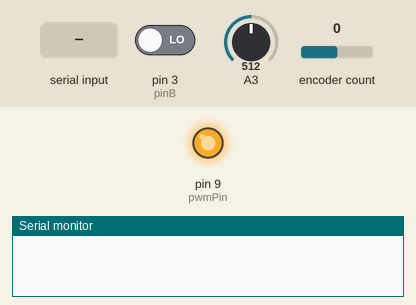
A sketch run on a simulated Arduino Uno, built with avr-gcc and run on an emulated ATmega328P. Shown: output pins drawn as LEDs (lit = HIGH), the last lines printed to the serial monitor. The inputs (shaded band) are chosen by the test bench; at power-on: pin 3 (pinB) LOW, A3 = 512, encoder count 0.

Above: at 1.2 s.
1.3 s: "90,45\n" received over the second serial link
At 1.6 s:
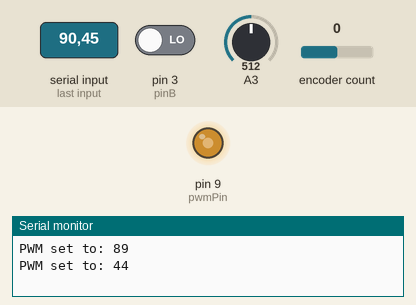
2.8 s: "5\n" received over the second serial link
At 3.9 s:
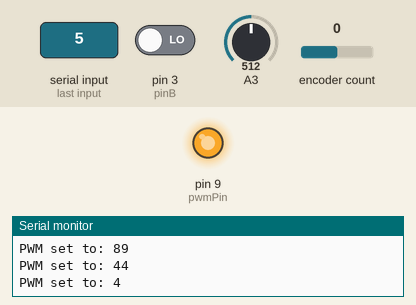
4.3 s: "90\n" received over the second serial link
At 5.4 s:
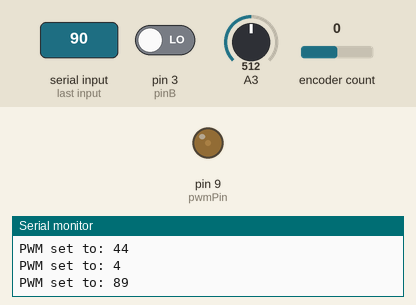
Timing chart, 0 to 7.3 s (numbered marks = the images above; inputs shaded):
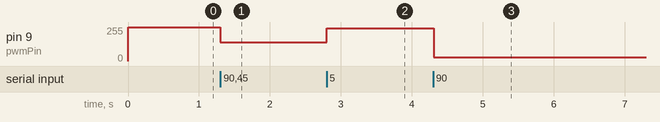

The sketch:

Full_PWM.ino
```cpp
#include <SoftwareSerial.h>
#include <Encoder.h>

// Definir los pines RX y TX para el módulo Bluetooth HC-05
const int bluetoothTx = 4;  // Pin TX del módulo Bluetooth conectado al pin RX de Arduino
const int bluetoothRx = 5;  // Pin RX del módulo Bluetooth conectado al pin TX de Arduino

SoftwareSerial BTSerial(bluetoothTx, bluetoothRx);

// Pines del encoder
const int pinA = 2;
const int pinB = 3;
const int pulsesPerRevolution = 2000;  // Número de huecos del encoder (Pulsos por Revolución)

// Variables para el cálculo de la velocidad
volatile long pulseCount = 0;
unsigned long previousMillis = 0;
const long interval = 1000; // Intervalo de tiempo para el cálculo de la velocidad (ms)

Encoder myEncoder(pinA, pinB);

// Pines y variables del PWM y sensor de corriente
const int pwmPin = 9;
int pwm_octo = 100;
int receivednum = 0;
const int offs = 2540;
const float sf = 1000/185.0;

float V;
float Vr;
int curr;
int RPM;
int volt;

// Para enviar datos a la aplicación
unsigned long previousDataMillis = 0;
const long dataInterval = 500;  // Intervalo de tiempo para leer y enviar datos analógicos (500 ms)
String volt_curr;

void setup() {
  BTSerial.begin(9600);
  Serial.begin(9600);
  pinMode(pwmPin, OUTPUT);
  pwm_octo = 101; // Inicializa el ciclo de trabajo PWM en 101

  // Configura los pines de interrupción para los canales A y B
  attachInterrupt(digitalPinToInterrupt(pinA), pulseCounter, RISING);
  attachInterrupt(digitalPinToInterrupt(pinB), pulseCounter, RISING);
}

void loop() {
  // Leer el Sensor de Corriente
  V = analogRead(A3);
  Vr = (V/1023.0)*5000.0;
  curr = (Vr - offs) * sf;

  if (BTSerial.available()) {
    // Leer el dato recibido desde el módulo Bluetooth
    int numero = BTSerial.parseInt();

    if (numero > 0 && numero <= 101) {
      pwm_octo = 101 - numero;
      volt = 60*(100 - pwm_octo)/(100);
      Serial.print("PWM set to: ");
      Serial.println(numero - 1);
    }
  }

  analogWrite(pwmPin, map(pwm_octo, 0, 100, 0, 255)); // Escribe el valor PWM en el pin

  // Obtener el tiempo actual
  unsigned long currentMillis = millis();

  // Verificar si ha pasado el intervalo deseado para calcular RPM
  if (currentMillis - previousMillis >= interval) {
    // Guardar el tiempo actual
    previousMillis = currentMillis;

    // Calcular la velocidad en RPM
    long pulses = pulseCount; // Copiar el valor de pulseCount de forma atómica
    pulseCount = 0; // Reiniciar el contador de pulsos
    RPM = (pulses / (double)pulsesPerRevolution) * (60000.0 / interval);

    // Imprimir la velocidad en RPM en el monitor serial
  }

  // Verificar si ha pasado el intervalo deseado para enviar datos
  if (currentMillis - previousDataMillis >= dataInterval) {
    // Guardar el tiempo actual
    previousDataMillis = currentMillis;

    // Construir la cadena de datos
    volt_curr = String(volt) + "," + String(curr) + "," + String(RPM);

    // Enviar el valor leído a través del módulo Bluetooth
    BTSerial.println(volt_curr);
  }
}

// Función de interrupción para contar los pulsos del encoder
void pulseCounter() {
  pulseCount++;
}
```

Measured:
- after the input at 1.3 s, pin 9 (pwmPin): 255/255 → 142/255 at once
- after the input at 2.8 s, pin 9 (pwmPin): 142/255 → 244/255 at once
- after the input at 4.3 s, pin 9 (pwmPin): 244/255 → 28/255 at once
